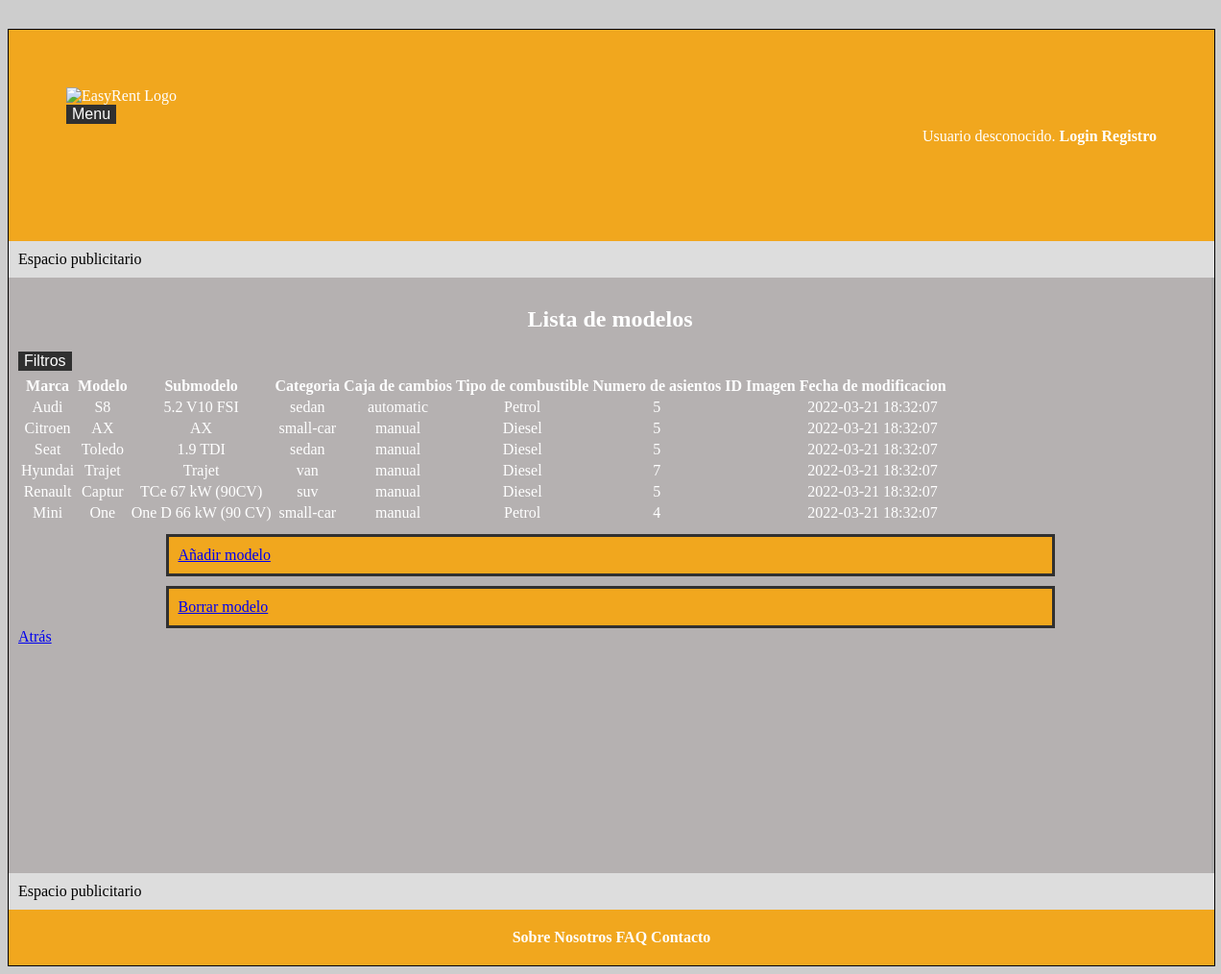
The page /modelsAdmin.php on the database as committed earlier.
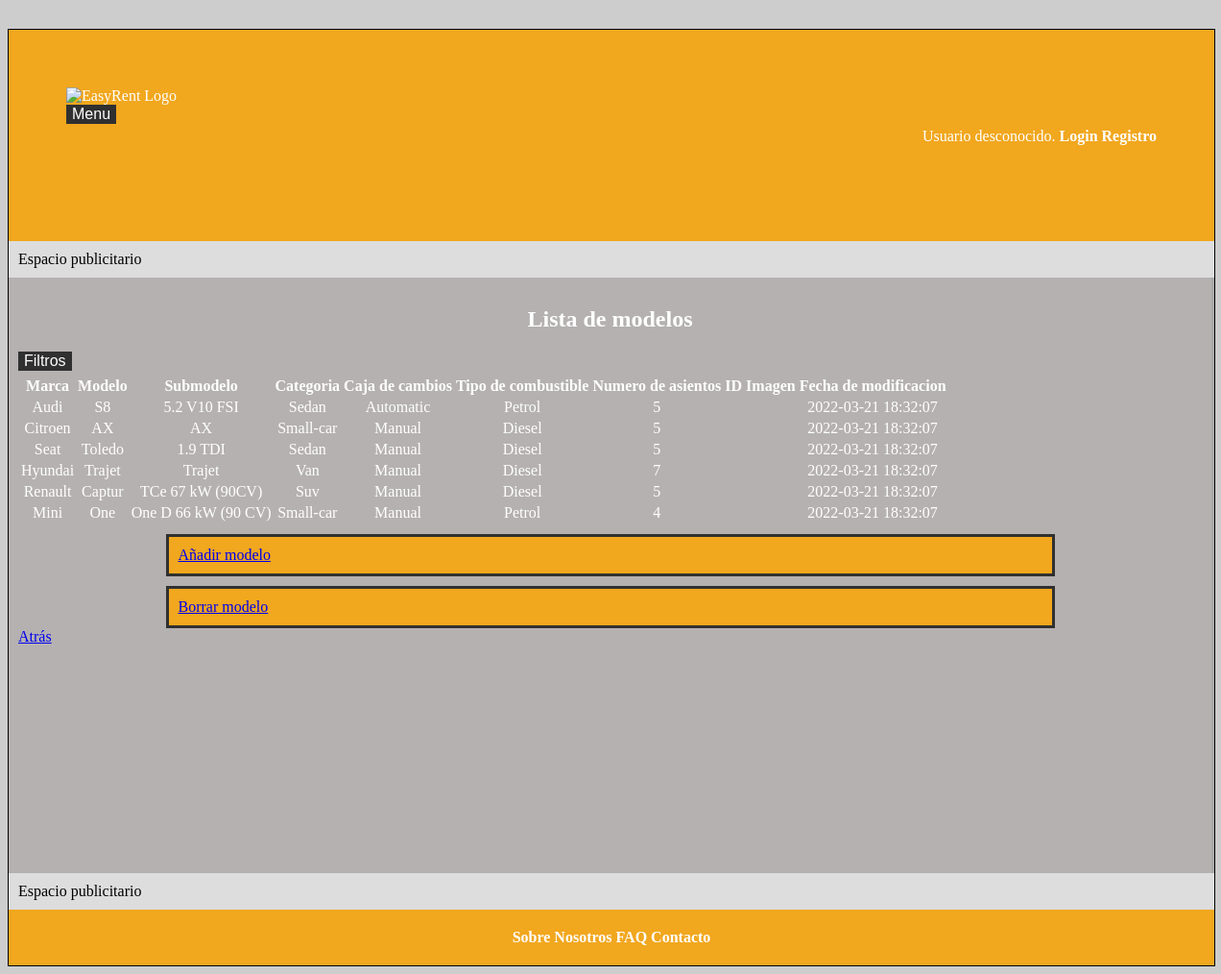
The same page on the database as committed later.
### tables this page shows
create table
  Model (
    m_id serial primary key,
    brand varchar(40),
    model varchar(40),
    submodel varchar(40) unique not null,
    gearbox enum('Manual', 'Automatic', 'Semi-automatic', 'Duplex'),
    category enum('Coupe', 'Pickup', 'Roadster', 'Sedan', 'Small-car', 'Suv', 'Van'),
    fuelType enum ('Diesel', 'Electric-hybrid', 'Electric', 'Petrol', 'Plug-in-hybrid') not null,
    seatCount tinyint not null,
    vehicleImg bigint unsigned,
    fecha TIMESTAMP DEFAULT CURRENT_TIMESTAMP  ON UPDATE CURRENT_TIMESTAMP,
    foreign key (vehicleImg) references Image(img_id),
    check (seatCount regexp '^[2-9]{1}$')
  );

### includes/service/ModelService.php (called while the page is built, shortened)
<?php
class ModelService {
    private $modelRepository;
    private static $instance;
    private function __construct() {
        $this->modelRepository = $GLOBALS['db_model_repository'];
    }
    public static function getInstance()
    {
        if (!self::$instance instanceof self) {
            self::$instance = new self();
        }
        return self::$instance;
    }
    public function readAllModels(){
        $models = $this->modelRepository->findAll();
        return $models;
    }
}

### includes/persistance/repository/MysqlConnector.php (called while the page is built, shortened)
<?php
class MysqlConnector implements DatabaseConnection {
    private static $instance;
    private $mysqli;
    private function __construct()
    {
        $this->mysqli = null;
    }
    public static function getInstance()
    {
        if (self::$instance === null)
            self::$instance = new self;
        return self::$instance;
    }
    public function getConnection()
    {
        if ($this->mysqli == null) {
            $mysqli = new mysqli(BD_HOST, BD_USER, BD_PASS, BD_NAME, BD_PORT);
            $this->mysqli = $mysqli;
        }
        return $this->mysqli;
    }
    public function prepare($sql) {
        return self::getInstance()->getConnection()->prepare($sql);
    }
}

### includes/persistance/repository/MysqlModelRepository.php (called while the page is built, shortened)
<?php
class MysqlModelRepository extends AbstractMysqlRepository {
    public function findAll() : array
    {
        $models = [];
        $sql = sprintf("select * from Model");
        $stmt = $this->db->prepare($sql);
        $stmt->execute();
        $result = $stmt->get_result();
        while ($row = $result->fetch_assoc()) {
            $model = new Model($row['m_id'], $row['brand'], $row['model'], $row['submodel'], $row['gearbox'], $row['category'], $row['fuelType'], $row['seatCount'], $row['vehicleImg'], $row['fecha']);
            $models[] = $model;
        }
        return $models;
    }
}

### includes/service/lists/ModelList.php (called while the page is built, shortened)
<?php
class ModelList
{
    private $array;
    public function __construct($array = array())
    {
        $this->array = $array;
    }
    public function getArray()
    {
        return $this->array;
    }
}

### includes/persistance/entity/Model.php (called while the page is built, shortened)
<?php
class Model
{
    private $brand;
    private $model;
    private $submodel;
    private $gearbox;
    private $category;
    private $fuelType;
    private $seatCount;
    private $timeStamp;
    public function __construct($m_id, $brand, $model, $submodel, $gearbox, $category, $fuelType, $seatCount, $image, $timeStamp = null)
    {
        $this->brand = $brand;
        $this->model = $model;
        $this->submodel = $submodel;
        $this->gearbox = $gearbox;
        $this->category = $category;
        $this->fuelType = $fuelType;
        $this->seatCount = $seatCount;
        $this->timeStamp = $timeStamp;
    }
    public function getBrand()
    {
        return $this->brand;
    }
    public function getModel()
    {
        return $this->model;
    }
    public function getSubmodel()
    {
        return $this->submodel;
    }
    public function getGearbox()
    {
        return $this->gearbox;
    }
    public function getCategory()
    {
        return $this->category;
    }
    public function getFuelType()
    {
        return $this->fuelType;
    }
    public function getSeatCount()
    {
        return $this->seatCount;
    }
    public function getTimeStamp()
    {
        return $this->timeStamp;
    }
}

### modelsAdmin.php (the view, shortened to what the changed rows need)
<?php
$modelService = ModelService::getInstance();
$defaultFunctions = array('cmpBrand', 'cmpModel', 'cmpCategory', 'cmpGearbox', 'cmpFuelType', 'cmpSeatCount', 'cmpFecha');
$functionNames = ['cmpBrand' => 'Marca', 'cmpModel' => 'Modelo', 'cmpCategory' => 'Categoria', 'cmpGearbox' => 'Caja de cambios', 'cmpFuelType' => 'Tipor de combustible', 'cmpSeatCount' => 'Numero de asientos', 'cmpFecha' => 'Fecha de modificacion'];
$modelsList = new ModelList($modelService->readAllModels());
$rutaApp = RUTA_APP;
$filterSelector = '';
if(!empty($defaultFunctions)){
    foreach($defaultFunctions as $function) {
        $filterSelector .= "<a href=\"{$rutaApp}/src/modelsAdmin.php?orderModelsBy={$function}\">{$functionNames[$function]}</a>";
    }
}
$filterSelector .= '';
$contenidoPrincipal = <<<EOS
    <div>
    <h2 class="adminClass">Lista de modelos</h2>
    <div class="dropdown">
    <button class="dropbtn" style="float:left">Filtros</button>
    <div class="dropdown-content">
    $filterSelector
    </div>
    </div>
    <div class="listAdmin">
    <table>
        <tr>
            <th>Marca</th>
            <th>Modelo</th>
            <th>Submodelo</th>
            <th>Categoria</th>
            <th>Caja de cambios</th>
            <th>Tipo de combustible</th>
            <th>Numero de asientos</th>
            <th>ID Imagen</th>
            <th>Fecha de modificacion</th>
        </tr>
EOS;
foreach($modelsList->getArray() as $model) {
    $contenidoPrincipal .= <<<EOS
        <tr>
            <td>{$model->getBrand()}</td>
            <td>{$model->getModel()}</td>
            <td>{$model->getSubmodel()}</td>
            <td>{$model->getCategory()}</td>
            <td>{$model->getGearbox()}</td>
            <td>{$model->getFuelType()}</td>
            <td>{$model->getSeatCount()}</td>
            <td>{$model->getImage()}</td>
            <td>{$model->getTimeStamp()}</td>
        </tr>
    EOS;
}
$contenidoPrincipal .= <<<EOS
    </table>
    </div>
    </div>
    <div>
    <div class="infoButton">
    <a href="nuevoModelo.php">Añadir modelo</a>
    </div>
    <div class="infoButton">
    <a href="borrarModelo.php">Borrar modelo</a>
    </div>
    <div id="anteriorUrl">
    <a href="admin.php">Atrás</a>
    </div>
    </div>
EOS;
require __DIR__.'/includes/vistas/plantillas/plantilla.php';

Rows that differ between the two databases and show on the page:
changed model "Audi": category "sedan" → "Sedan"; gearbox "automatic" → "Automatic"
changed model "Citroen": category "small-car" → "Small-car"; gearbox "manual" → "Manual"
changed model "Seat": category "sedan" → "Sedan"; gearbox "manual" → "Manual"
changed model "Hyundai": category "van" → "Van"; gearbox "manual" → "Manual"
changed model "Renault": category "suv" → "Suv"; gearbox "manual" → "Manual"
changed model "Mini": category "small-car" → "Small-car"; gearbox "manual" → "Manual"
